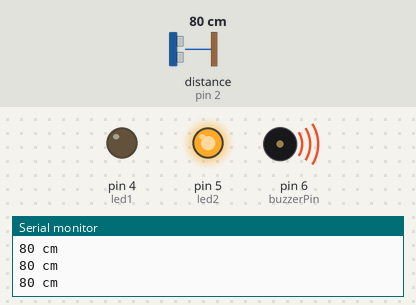
The sketch below on a simulated Arduino Uno, built with avr-gcc and run on an emulated ATmega328P. Parts: output pins drawn as LEDs (lit = HIGH), buzzer (waves = sounding), the last lines printed to the serial monitor. Wiring (inferred from the names in the program): ultrasonic range finder: trigger pin 3; echo pin 2. Dashed ring = blinking. The inputs (shaded band) are chosen by the test bench; at power-on: distance to the obstacle (sensor on pin 2) 80 cm. The echo pulse lasts 58.3 µs per cm; pins used as bus, display or sensor lines are not drawn.

Above: at 1.5 s.
1.6 s: distance to the obstacle (sensor on pin 2) set to 294 cm
At 2.6 s:
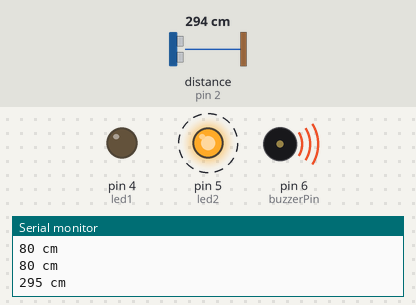
5.1 s: distance to the obstacle (sensor on pin 2) set to 299 cm
At 5.92 s:
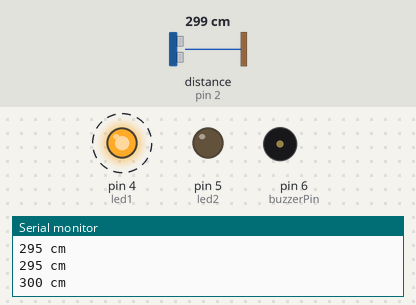
8.6 s: distance to the obstacle (sensor on pin 2) set to 2 cm
At 9.1 s:
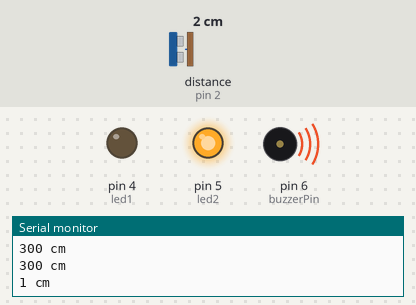
Timing chart, 0 to 11.6 s (numbered marks = the images above; inputs shaded):
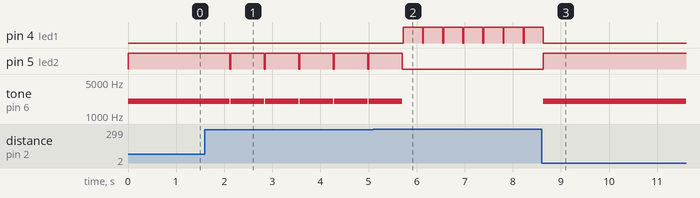

The sketch:

main.ino
```cpp
/* Main.ino file generated by New Project wizard
 *
 * Created:   Mon Apr 15 2024
 * Processor: Arduino Uno
 * Compiler:  Arduino AVR (Proteus)
 */

// Peripheral Configuration Code (do not edit)
//---CONFIG_BEGIN---
#pragma GCC push_options
#pragma GCC optimize ("Os")


#pragma GCC pop_options

const int led1 = 4; //green LED
const int led2 = 5;  //REd LED
const int echoPin = 2;
const int pingPin = 3;
const int buzzerPin = 6; // Buzzer pin
const int nThreshold = 300;  //30 cm threshold
long nDuration;
long nDistance;


void setup()
{
  pinMode(led1, OUTPUT);
  pinMode(led2, OUTPUT);
  pinMode(pingPin, OUTPUT);
  pinMode(echoPin, INPUT);
  pinMode(buzzerPin, OUTPUT);
  Serial.begin(9600);
  Serial.println("Starting ultrasonic detector...");
}
void loop() {
  digitalWrite(pingPin, HIGH);
  delayMicroseconds(10);
  digitalWrite(pingPin, LOW);
  nDuration = pulseIn(echoPin, HIGH);
  nDistance= microsecondsToCentimeters(nDuration);
  Serial.print(nDistance);
  Serial.println(" cm");
  if(nDistance < nThreshold) {
    tone(buzzerPin, 2000);
    digitalWrite(led2, HIGH);
    delay(400);
	tone(buzzerPin,2000);
    delay(300);
	noTone(buzzerPin);
    digitalWrite(led2, LOW);
  }
  else{
    digitalWrite(led1, HIGH);
    delay(400);
    digitalWrite(led1, LOW);
  }
}

long microsecondsToCentimeters(long microseconds) // method to covert microsec to centimeters
{
   return microseconds / 29 / 2;
   }
```

Measured:
- the behaviour switches between 298 and 299 cm on distance to the obstacle (sensor on pin 2) (found by bisection; images 1 and 2)
- after the input at 1.6 s, pin 5 (led2): alternates HIGH for 0.70 s and LOW for 0.02 s, starting after 0.52 s; tone on pin 6 (buzzerPin): alternates 2000 Hz for 0.70 s and silent for 0.02 s, starting after 0.52 s
- after the input at 5.1 s, pin 4 (led1): alternates HIGH for 0.40 s and LOW for 0.02 s, starting after 0.62 s; pin 5 (led2): goes on until 5.7 s, then stays LOW; tone on pin 6 (buzzerPin): goes on until 5.7 s, then stays silent
- after the input at 8.6 s, pin 4 (led1): goes on until 8.6 s, then stays LOW; pin 5 (led2): LOW → HIGH at once; tone on pin 6 (buzzerPin): silent → 2000 Hz at once
